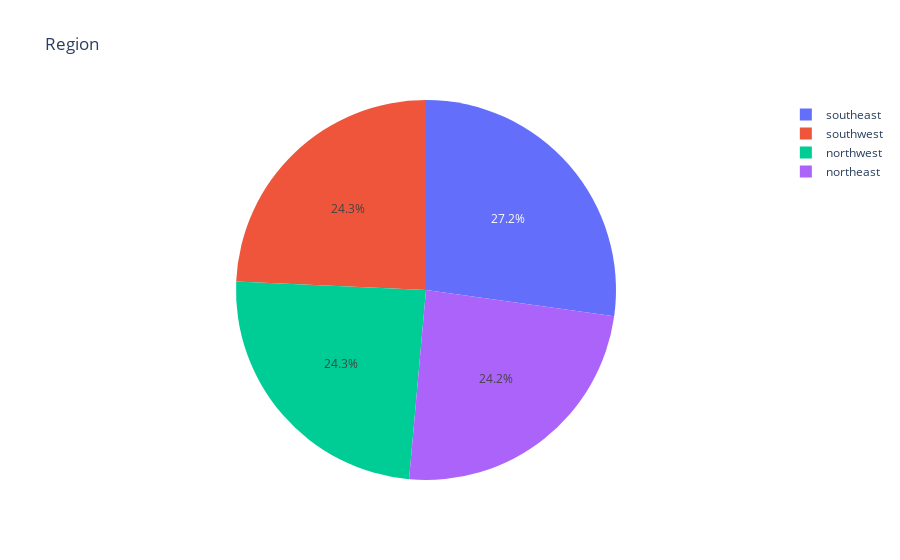

Source (notebook cell):
### Markdown cell above
Counting the values of each region

### Code cell
pie = df['region'].value_counts() 
fig = px.pie(df, values=pie.values, names=pie.index, title='Region')  
fig.show()

### Figure 1 — Plotly figure (JSON) as saved in the notebook; plotly's stock layout.template omitted (floating-point values rounded to 4 significant figures)
{"data": [{"domain": {"x": [0, 1], "y": [0, 1]}, "hovertemplate": "label=%{label}<br>value=%{value}<extra></extra>", "labels": ["southeast", "southwest", "northwest", "northeast"], "legendgroup": "", "name": "", "showlegend": true, "type": "pie", "values": [364, 325, 325, 324]}], "layout": {"legend": {"tracegroupgap": 0}, "title": {"text": "Region"}}}
